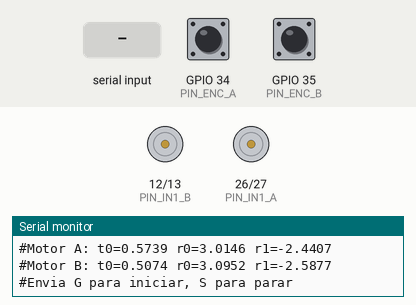
Simulated run of this sketch. Board: ESP32. On the bench: motor-driver pin pairs drawn as motors (green arrow = first pin HIGH = forward, orange = second pin HIGH = backward, longer = more drive, scaled by the enable pin), the last lines printed to the serial monitor. Inputs (shaded band) come from the test bench; at power-on: GPIO 34 (PIN_ENC_A) HIGH, GPIO 35 (PIN_ENC_B) HIGH.

Above: at 2.2 s.
2.3 s: "G" received over Serial
At 2.96 s:
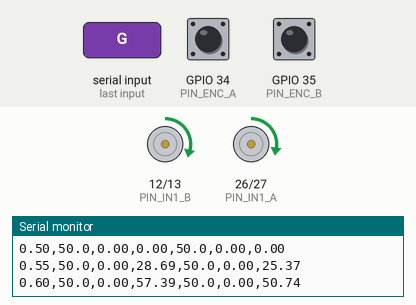
At 3.7 s:
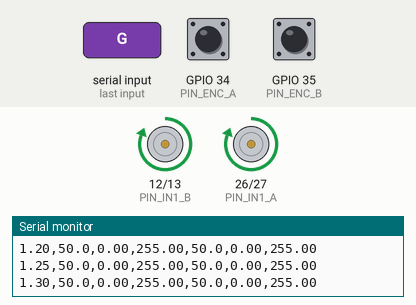
5.3 s: "S" received over Serial
Timing chart, 0 to 8.3 s (numbered marks = the images above; inputs shaded):
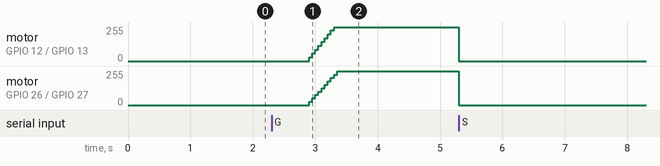

The sketch:

rst_esp32.ino
```cpp
#include <Arduino.h>
#include <math.h>

// =====================================================================
// LAB 6 - RST discreto en ESP32 (Motor A izquierdo, Motor B derecho)
// Ley de control:  u(k) = u(k-1) + t0*r(k-1) - r0*y(k) - r1*y(k-1)
// Los coeficientes se calculan solos en setup() a partir de K, tau y TS.
// Comandos por Serial:  G = iniciar experimento   S = parar
// =====================================================================

// ---------- PINES (los mismos de tu codigo de pruebas) ----------
const int PIN_PWM_A = 25, PIN_IN1_A = 26, PIN_IN2_A = 27, PIN_ENC_A = 34;
const int PIN_PWM_B = 14, PIN_IN1_B = 12, PIN_IN2_B = 13, PIN_ENC_B = 35;

// ---------- PARAMETROS DEL DISENO (iguales a la simulacion) ----------
const double TS      = 0.05;   // periodo de muestreo [s]
const double ZETA    = 0.8;
const double KTS     = 0.6;    // ts deseado = 0.6 * ts lazo abierto

// ---------- EXPERIMENTO (igual al de Simulink) ----------
const double REF_RPM  = 50.0;  // escalon de referencia [rpm]
const double T_REF    = 0.5;   // instante del escalon de referencia [s]
const double T_DIST   = 3.5;   // instante de la perturbacion [s]
const double DIST_PWM = -15.0; // perturbacion sumada al PWM (como en Simulink)
const double T_FIN    = 6.0;   // duracion total [s]

// ---------- ENCODER ----------
const float PPR_TOTALES = 330.0;
volatile long pulsosA = 0, pulsosB = 0;
void IRAM_ATTR ISR_EncoderA() { pulsosA++; }
void IRAM_ATTR ISR_EncoderB() { pulsosB++; }

// ---------- MOTOR + CONTROLADOR ----------
struct Motor {
  int pinPWM, pinIN1, pinIN2;
  double K, tau;              // planta identificada
  double r0, r1, t0;          // coeficientes RST (se calculan en disenar())
  double uPrev, yPrev, rPrev; // memoria del controlador
};

//            PWM  IN1  IN2   K       tau     r0 r1 t0  uPrev yPrev rPrev
Motor motores[2] = {
  { PIN_PWM_A, PIN_IN1_A, PIN_IN2_A, 0.7857, 0.4191, 0, 0, 0, 0, 0, 0 },  // Motor A (izq)
  { PIN_PWM_B, PIN_IN1_B, PIN_IN2_B, 0.7642, 0.4981, 0, 0, 0, 0, 0, 0 }   // Motor B (der)
};

bool corriendo = false;
unsigned long tSiguiente = 0;   // proximo instante de muestreo [us]
long k = 0;                     // contador de muestras

// Diseno RST por asignacion de polos (misma formula que en MATLAB)
void disenar(int i) {
  Motor &m = motores[i];
  double a1 = -exp(-TS / m.tau);
  double b1 = m.K * (1.0 - exp(-TS / m.tau));
  double wn = 4.0 / (ZETA * KTS * 4.0 * m.tau);
  double sigma = ZETA * wn;
  double wd = wn * sqrt(1.0 - ZETA * ZETA);
  double p1 = -2.0 * exp(-sigma * TS) * cos(wd * TS);
  double p0 = exp(-2.0 * sigma * TS);
  m.r0 = (p1 - a1 + 1.0) / b1;
  m.r1 = (p0 + a1) / b1;
  m.t0 = (1.0 + p1 + p0) / b1;
}

void adelante(int i) {
  Motor &m = motores[i];
  digitalWrite(m.pinIN1, HIGH);
  digitalWrite(m.pinIN2, LOW);
}

void parar() {
  corriendo = false;
  for (int i = 0; i < 2; i++) {
    analogWrite(motores[i].pinPWM, 0);
    digitalWrite(motores[i].pinIN1, LOW);
    digitalWrite(motores[i].pinIN2, LOW);
  }
}

// Un paso del controlador: devuelve u (antes de la perturbacion)
double pasoRST(int i, double r, double y, double dist) {
  Motor &m = motores[i];
  double u = m.uPrev + m.t0 * m.rPrev - m.r0 * y - m.r1 * m.yPrev;
  u = constrain(u, 0.0, 255.0);              // saturacion + anti-windup
  analogWrite(m.pinPWM, (int)round(constrain(u + dist, 0.0, 255.0)));
  m.uPrev = u;  m.yPrev = y;  m.rPrev = r;
  return u;
}

void iniciar() {
  for (int i = 0; i < 2; i++) {
    motores[i].uPrev = 0; motores[i].yPrev = 0; motores[i].rPrev = 0;
  }
  noInterrupts(); pulsosA = 0; pulsosB = 0; interrupts();
  adelante(0); adelante(1);
  k = 0;
  Serial.println("#INICIO");
  Serial.println("t,rA,yA,uA,rB,yB,uB");
  tSiguiente = micros() + (unsigned long)(TS * 1e6);
  corriendo = true;
}

void setup() {
  Serial.begin(115200);
  delay(1000);
  pinMode(PIN_IN1_A, OUTPUT); pinMode(PIN_IN2_A, OUTPUT); pinMode(PIN_PWM_A, OUTPUT);
  pinMode(PIN_IN1_B, OUTPUT); pinMode(PIN_IN2_B, OUTPUT); pinMode(PIN_PWM_B, OUTPUT);
  pinMode(PIN_ENC_A, INPUT_PULLUP);
  pinMode(PIN_ENC_B, INPUT_PULLUP);
  attachInterrupt(digitalPinToInterrupt(PIN_ENC_A), ISR_EncoderA, RISING);
  attachInterrupt(digitalPinToInterrupt(PIN_ENC_B), ISR_EncoderB, RISING);

  disenar(0);
  disenar(1);
  parar();

  Serial.println("#--- RST ESP32 ---");
  Serial.printf("#Motor A: t0=%.4f r0=%.4f r1=%.4f\n", motores[0].t0, motores[0].r0, motores[0].r1);
  Serial.printf("#Motor B: t0=%.4f r0=%.4f r1=%.4f\n", motores[1].t0, motores[1].r0, motores[1].r1);
  Serial.println("#Envia G para iniciar, S para parar");
}

void loop() {
  if (Serial.available() > 0) {
    char c = Serial.read();
    if (c == 'G' || c == 'g') iniciar();
    if (c == 'S' || c == 's') { parar(); Serial.println("#PARADO"); }
  }
  if (!corriendo) return;

  if ((long)(micros() - tSiguiente) < 0) return;   // aun no toca muestrear
  tSiguiente += (unsigned long)(TS * 1e6);

  // --- leer encoders (pulsos en este periodo) ---
  noInterrupts();
  long pA = pulsosA, pB = pulsosB;
  pulsosA = 0; pulsosB = 0;
  interrupts();
  double yA = (pA / PPR_TOTALES) * (60.0 / TS);   // rpm
  double yB = (pB / PPR_TOTALES) * (60.0 / TS);

  // --- referencia y perturbacion segun el tiempo ---
  double t    = k * TS;
  double r    = (t >= T_REF)  ? REF_RPM  : 0.0;
  double dist = (t >= T_DIST) ? DIST_PWM : 0.0;

  // --- controladores ---
  double uA = pasoRST(0, r, yA, dist);
  double uB = pasoRST(1, r, yB, dist);

  Serial.printf("%.2f,%.1f,%.2f,%.2f,%.1f,%.2f,%.2f\n", t, r, yA, uA, r, yB, uB);

  k++;
  if (t >= T_FIN) {
    parar();
    Serial.println("#FIN");
  }
}
```

Measured:
- after the input at 2.3 s, motor on GPIO 12 (PIN_IN1_B) / GPIO 13 (PIN_IN2_B): moves from stopped to forward 255/255 over 0.40 s, starting after 0.60 s; motor on GPIO 26 (PIN_IN1_A) / GPIO 27 (PIN_IN2_A): moves from stopped to forward 255/255 over 0.50 s, starting after 0.60 s
